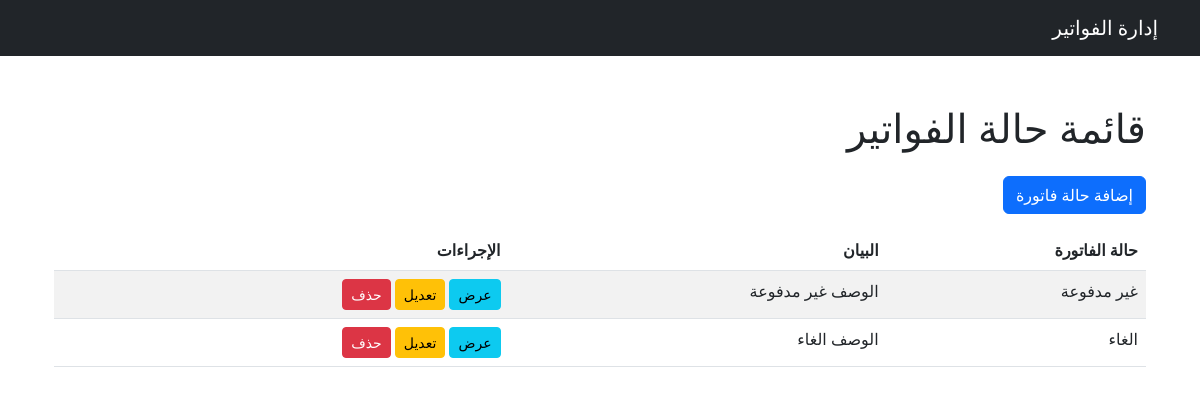
Before: /invoice/status/ with the older database file.
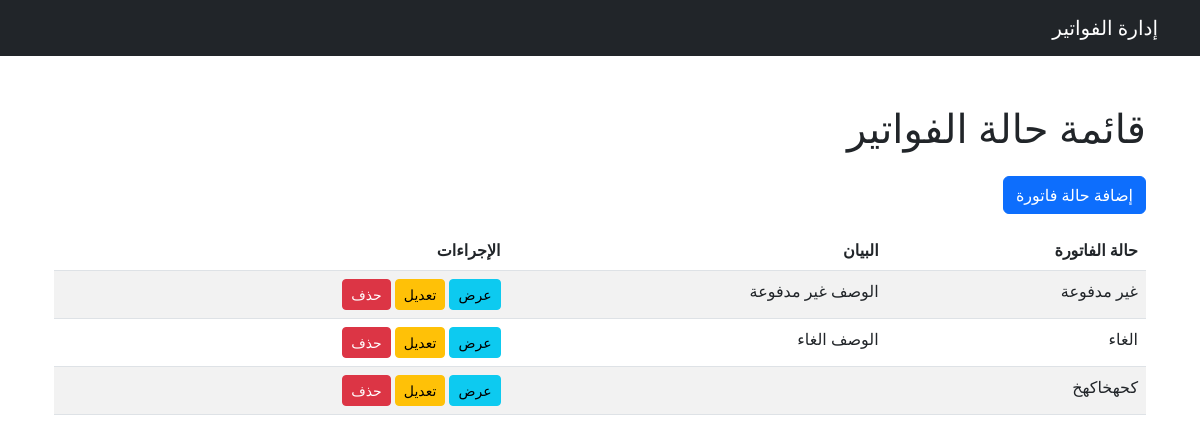
After: the same page with the newer database file.
### invoice/models.py (models this page shows, shortened)
class Status(models.Model):
    status_types = models.CharField(max_length=255, verbose_name=_("حالة الفاتورة"))
    status_description = models.TextField(blank=True, null=True, verbose_name=_("الوصف"))
    uniqueId = models.UUIDField(default=uuid4, editable=False, unique=True, verbose_name=_("الرقم المسلسل"))
    slug = models.SlugField(max_length=225, unique=True, blank=True, null=True)
    date_created = models.DateTimeField(auto_now_add=True)
    last_updated = models.DateTimeField(auto_now=True)
    class Meta:
        verbose_name = _('حالة الفاتورة')
        verbose_name_plural = _('حالات الفواتير')

### invoice/views.py (the view)
# urls.py: path('status/', StatusListView.as_view(), name='status_list'),
class StatusListView(ListView):
    model = Status
    template_name = 'status/status_list.html'
    context_object_name = 'status'

### templates/status/status_list.html
{% extends 'base.html' %}
{% block content %}
<div class="container mt-5">
    <h1 class="mb-4">قائمة  حالة الفواتير</h1>
    <a href="{% url 'status_create' %}" class="btn btn-primary mb-3">إضافة حالة فاتورة   </a>
    <table class="table table-striped">
        <thead>
            <tr>
                <th>حالة الفاتورة </th>
                <th>البيان</th>
                <th>الإجراءات</th>
            </tr>
        </thead>
        <tbody>
            {% for status in status %}
                <tr>
                    <td>{{ status.status_types }}</td>
                    <td>{{ status.status_description }}</td>
                    <td>
                        <a href="{% url 'status_detail' status.pk %}" class="btn btn-info btn-sm">عرض</a>
                        <a href="{% url 'status_update' status.pk %}" class="btn btn-warning btn-sm">تعديل</a>
                        <a href="{% url 'status_delete' status.pk %}" class="btn btn-danger btn-sm">حذف</a>
                    </td>
                </tr>
            {% endfor %}
        </tbody>
    </table>
</div>
{% endblock %}

Changed rows visible on the page:
added Status: status_types "كحهخاكهخ"
